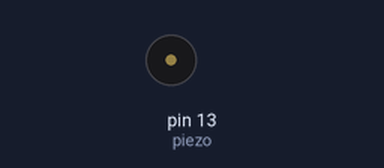
This sketch was run on a simulated Arduino Uno, built with avr-gcc and run on an emulated ATmega328P. Shown: buzzer (waves = sounding, pin HIGH).

Above: at 0.5 s.
At 5.0 s:
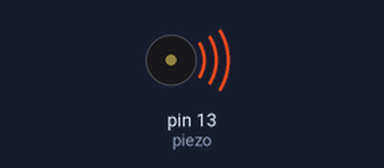
Timing chart, 0 to 6.9 s (numbered marks = the images above):
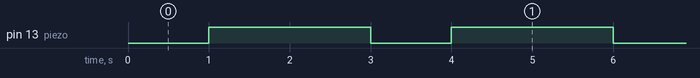

The sketch:

Piezo.ino
```cpp
int piezo = 13;

void setup() {
  pinMode(piezo, OUTPUT);
}

void loop() {
  analogWrite(piezo, 64);
  delay(1000);

  analogWrite(piezo, 128);
  delay(1000);

  analogWrite(piezo, 256);
  delay(1000);
}
```

Measured:
- by itself, pin 13 (piezo): alternates HIGH for 2.0 s and LOW for 1.0 s
